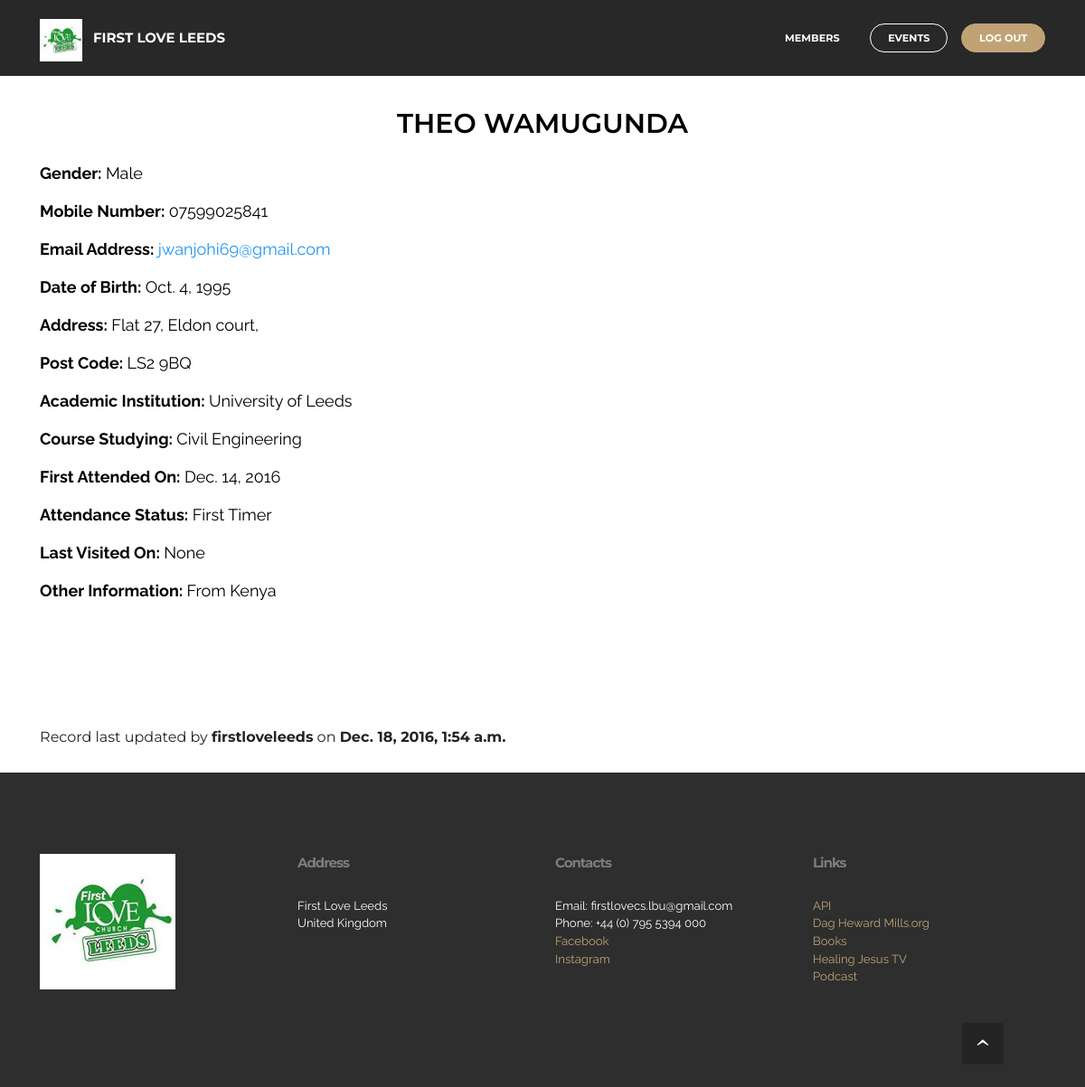
The app's page /member/Theo Wamugunda/ (signed in) with its own data.
### member/models.py (models this page shows, shortened)
class Member(models.Model):
	name = models.CharField(max_length=50, unique=True)
	gender = models.ForeignKey('Gender', on_delete=models.CASCADE, related_name="sex")
	mobile_no = models.CharField(max_length=50, blank=True, null=True, unique=False, verbose_name="Mobile number")
	email = models.EmailField(max_length=50, blank=True, null=True, verbose_name="Email Address")
	date_of_birth = models.DateField(blank=True, null=True)
	address = models.TextField(max_length=200, blank=True, null=True)
	post_code = models.CharField(max_length=10, blank=True, null=True)
	academic_institution = models.ForeignKey('AcademicInstitution', on_delete=models.CASCADE, related_name="academic_institution", null=True, blank=True)
	course = models.CharField(max_length=100, blank=True)
	first_attended = models.DateField(blank=True, null=True)
	attendance_status = models.ForeignKey('Attendance', on_delete=models.CASCADE, related_name="attendance_status")
	last_visited = models.DateField(null=True, blank=True)
	extra_info = models.TextField(max_length=2000, blank=True)
	last_modified = models.DateTimeField(auto_now=True)
	class Meta:
		ordering = ["name"]

class Gender(models.Model):
	gender = models.CharField(max_length=200, unique=True, null=True)
	def __str__(self):
		return self.gender
	class Meta:
		ordering = ["gender"]
		verbose_name_plural = "Gender"

class AcademicInstitution(models.Model):
	name = models.CharField(max_length=200, unique=True, null=True)
	def __str__(self):
		return self.name
	class Meta:
		ordering = ["name"]

class Attendance(models.Model):
	status = models.CharField(max_length=200, unique=True, null=True)
	def __str__(self):
		return self.status
	class Meta:
		ordering = ["status"]
		verbose_name_plural = "Attendance"

### member/views.py (the view)
@login_required
def member_info(request, name):
	member = Member.objects.get(name__iexact= name)
	context = {
		'member': member
	}
	return render (request, 'member/member_info.html', context)

### member/templates/member/member_info.html (shortened to what this page needs)
{% extends '_partial/base.html' %}

### welcome/templates/_partial/base.html (shortened to what this page needs)
{% spaceless %}
{% load staticfiles %}
{% endspaceless %}

### firstlove/static/dropdown/css/style.css (style rules this page uses)
.navbar-dropdown { left: 0; padding: 0; position: absolute; right: 0; top: 0; transition: all 0.45s ease; z-index: 1030; }
.navbar-dropdown .navbar-brand { float: none; font-size: 0; padding: 1.25rem 0; position: relative; transition: padding 0.25s ease; white-space: nowrap; }
.navbar-dropdown .navbar-brand::before { content: ""; display: inline-block; height: 100%; vertical-align: middle; }
.navbar-dropdown .navbar-logo, .navbar-dropdown .navbar-caption { display: inline-block; vertical-align: middle; }
.navbar-dropdown .navbar-logo { margin-right: 0.8rem; transition: margin 0.3s ease-in-out; }
.navbar-dropdown .navbar-logo img { height: 3.125rem; transition: all 0.3s ease-in-out; }
.navbar-dropdown .mbr-table-cell { height: 5.625rem; }
.navbar-dropdown .navbar-caption { font-family: "Montserrat"; font-size: 1rem; font-weight: 700; white-space: normal; }
.navbar-dropdown .navbar-caption, .navbar-dropdown .navbar-caption:hover { color: inherit; text-decoration: none; }
.navbar-dropdown.navbar-fixed-top { position: fixed; }
.nav-dropdown { display: table !important; font-family: "Montserrat"; font-size: 0.75rem; font-weight: 700; height: auto !important; }
.nav-dropdown .nav-item { display: table-cell; float: none; vertical-align: middle; }
.nav-dropdown .nav-btn { padding-left: 1rem; }
.nav-dropdown .link { margin: 1.667em; padding: 0; transition: color .2s ease-in-out; }
.nav-dropdown .link::after, .nav-dropdown .dropdown-item::after { color: inherit; }
.nav-dropdown .btn { font-size: 0.75rem; font-weight: 700; letter-spacing: 0; margin-bottom: 0; padding-left: 1.25rem; padding-right: 1.25rem; }

### firstlove/static/w3-css/w3.css (style rules this page uses)
html { box-sizing:border-box }
*,*:before,*:after { box-sizing:inherit }
html { -ms-text-size-adjust:100%;-webkit-text-size-adjust:100% }
body { margin:0 }
article,aside,details,figcaption,figure,footer,header,main,menu,nav,section,summary { display:block }
a { background-color:transparent;-webkit-text-decoration-skip:objects }
img { border-style:none }
html,body { font-family:Verdana,sans-serif;font-size:15px;line-height:1.5 }
html { overflow-x:hidden }
h1,h2,h3,h4,h5,h6,.w3-slim,.w3-wide { font-family:"Segoe UI",Arial,sans-serif }
h1 { font-size:36px }
h6 { font-size:16px }
h1,h2,h3,h4,h5,h6 { font-weight:400;margin:10px 0 }
img { margin-bottom:-5px }
a { color:inherit }
.w3-large { font-size:18px!important }
.w3-center { text-align:center!important }
.w3-text-blue,.w3-hover-text-blue:hover { color:#2196F3!important }
.w3-text-black,.w3-hover-text-black:hover { color:#000!important }

### firstlove/static/mobirise/css/mbr-additional.css (style rules this page uses)
body, input, textarea, .mbr-company .list-group-text { font-family: 'Raleway', sans-serif; }
.btn, .alert, h1, h2, h3, h4, h5, h6, .h1, .h2, .h3, .h4, .h5, .h6, .display-1, .display-2, .display-3, .display-4, .mbr-figure .mbr-figure-caption, .mbr-gallery-title, .mbr-map [data-state-details], .mbr-price { font-family: 'Montserrat', sans-serif; }
.mbr-footer-content h1, .mbr-footer .mbr-contacts h1, .mbr-footer-content h2, .mbr-footer .mbr-contacts h2, .mbr-footer-content h3, .mbr-footer .mbr-contacts h3, .mbr-footer-content h4, .mbr-footer .mbr-contacts h4, .mbr-footer-content p strong, .mbr-footer .mbr-contacts p strong, .mbr-footer-content strong, .mbr-footer .mbr-contacts strong { font-family: 'Montserrat', sans-serif; }
.btn { border-radius: 1.6em; }
.btn-primary { background-color: #c0a375; border-color: #c0a375; color: #ffffff; }
.text-primary { color: #c0a375 !important; }
.mbr-footer p a, .mbr-footer ul a { color: #c0a375; }
#ext_menu-7 .navbar-caption { color: #ffffff; }
#ext_menu-7 .link, #ext_menu-7 .dropdown-item { color: #ffffff; }
#ext_menu-7 .link { font-size: 0.75rem; }
#ext_menu-7 .navbar, #ext_menu-7 .nav-dropdown-sm, #ext_menu-7 .nav-dropdown-sm .link[aria-expanded="true"], #ext_menu-7 .nav-dropdown-sm .dropdown-menu { background: #282828; }

### records on screen
Member: name+gender+mobile_no (picture), name+gender+mobile_no "FIRST LOVE LEEDS MEMBERS EVENTS LOG OUT THEO WAMUGUNDA Gender: Male Mobile Number: 07599025841 Email Address: jwanjohi69@gmail.com Date of Birth: Oct. 4, 1995 Address: Flat 27, Eldon court, Post Code: LS2 9BQ Academic Institution: University of Leeds Course Studying: Civil Engineering First Attended On: Dec. 14, 2016 Attendance Status: First Timer Last Visited On: None Other Information: From Kenya Record last updated by firstloveleeds on Dec. 18, 2016, 1:54 a.m. Address First Love Leeds United Kingdom Contacts Email: firstlovecs.lbu@gmail.com Phone: +44 (0) 795 5394 000 Facebook Instagram Links API Dag Heward Mills.org Books Healing Jesus TV Podcast"
